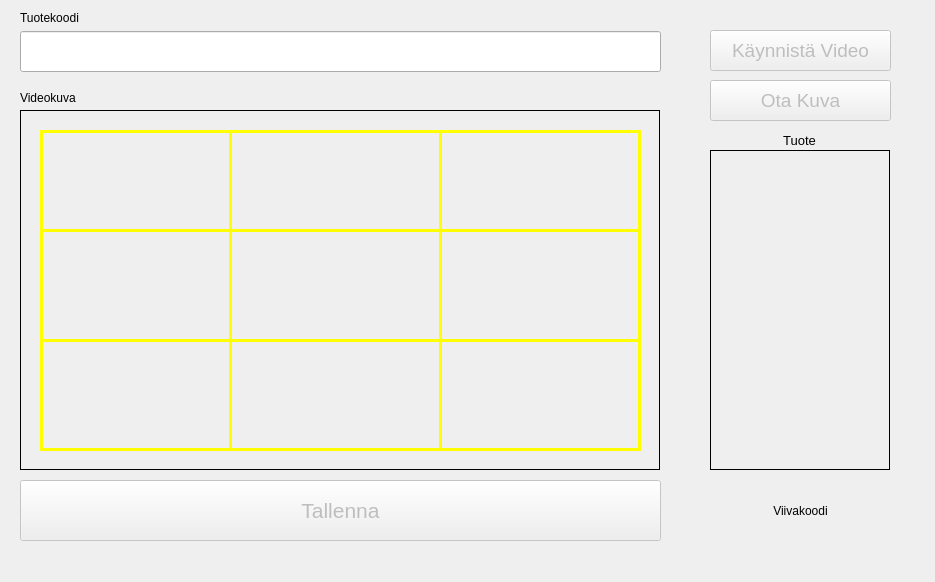
<?xml version="1.0" encoding="UTF-8"?>
<ui version="4.0">
 <class>Form</class>
 <widget class="QWidget" name="Form">
  <property name="geometry">
   <rect>
    <x>0</x>
    <y>0</y>
    <width>935</width>
    <height>582</height>
   </rect>
  </property>
  <property name="windowTitle">
   <string>Form</string>
  </property>
  <widget class="QLabel" name="productImage">
   <property name="geometry">
    <rect>
     <x>20</x>
     <y>110</y>
     <width>640</width>
     <height>360</height>
    </rect>
   </property>
   <property name="toolTip">
    <string>&lt;html&gt;&lt;head/&gt;&lt;body&gt;&lt;p&gt;Videokuva tuotteesta, sovita tuotteen koko siten, että se täyttää koko kehyksen. Nosta kameraa ylöspäin suuria esineitä kuvattaessa ja laske alaspäin pieniä esineitä kuvattaessa.&lt;/p&gt;&lt;/body&gt;&lt;/html&gt;</string>
   </property>
   <property name="frameShape">
    <enum>QFrame::Box</enum>
   </property>
   <property name="text">
    <string/>
   </property>
  </widget>
  <widget class="QPushButton" name="captureButton">
   <property name="enabled">
    <bool>false</bool>
   </property>
   <property name="geometry">
    <rect>
     <x>710</x>
     <y>30</y>
     <width>181</width>
     <height>41</height>
    </rect>
   </property>
   <property name="font">
    <font>
     <pointsize>14</pointsize>
    </font>
   </property>
   <property name="cursor">
    <cursorShape>PointingHandCursor</cursorShape>
   </property>
   <property name="text">
    <string>Käynnistä Video</string>
   </property>
  </widget>
  <widget class="QPushButton" name="stillButton">
   <property name="enabled">
    <bool>false</bool>
   </property>
   <property name="geometry">
    <rect>
     <x>710</x>
     <y>80</y>
     <width>181</width>
     <height>41</height>
    </rect>
   </property>
   <property name="font">
    <font>
     <pointsize>14</pointsize>
    </font>
   </property>
   <property name="cursor">
    <cursorShape>PointingHandCursor</cursorShape>
   </property>
   <property name="text">
    <string>Ota Kuva</string>
   </property>
  </widget>
  <widget class="QLineEdit" name="productId">
   <property name="geometry">
    <rect>
     <x>20</x>
     <y>31</y>
     <width>641</width>
     <height>41</height>
    </rect>
   </property>
   <property name="font">
    <font>
     <pointsize>16</pointsize>
    </font>
   </property>
   <property name="toolTip">
    <string>&lt;html&gt;&lt;head/&gt;&lt;body&gt;&lt;p&gt;Tuotteen koodi: oma tai valmistajan EAN-koodi&lt;/p&gt;&lt;/body&gt;&lt;/html&gt;</string>
   </property>
   <property name="text">
    <string/>
   </property>
  </widget>
  <widget class="QLabel" name="tuotekoodiLabel">
   <property name="geometry">
    <rect>
     <x>20</x>
     <y>10</y>
     <width>81</width>
     <height>16</height>
    </rect>
   </property>
   <property name="text">
    <string>Tuotekoodi</string>
   </property>
  </widget>
  <widget class="QLabel" name="catalogPreview">
   <property name="geometry">
    <rect>
     <x>710</x>
     <y>150</y>
     <width>180</width>
     <height>320</height>
    </rect>
   </property>
   <property name="toolTip">
    <string>Tuotekuvastoon tuleva kuva pienennettynä</string>
   </property>
   <property name="frameShape">
    <enum>QFrame::Box</enum>
   </property>
   <property name="text">
    <string/>
   </property>
  </widget>
  <widget class="QLabel" name="videokuvaLabel">
   <property name="geometry">
    <rect>
     <x>20</x>
     <y>90</y>
     <width>81</width>
     <height>16</height>
    </rect>
   </property>
   <property name="text">
    <string>Videokuva</string>
   </property>
  </widget>
  <widget class="QLabel" name="tuoteLabel">
   <property name="geometry">
    <rect>
     <x>714</x>
     <y>130</y>
     <width>171</width>
     <height>20</height>
    </rect>
   </property>
   <property name="font">
    <font>
     <pointsize>10</pointsize>
    </font>
   </property>
   <property name="text">
    <string>Tuote</string>
   </property>
   <property name="alignment">
    <set>Qt::AlignCenter</set>
   </property>
  </widget>
  <widget class="QLabel" name="bcLabel">
   <property name="geometry">
    <rect>
     <x>710</x>
     <y>480</y>
     <width>181</width>
     <height>61</height>
    </rect>
   </property>
   <property name="toolTip">
    <string>Tuotekuvaston viivakoodi pienennettynä</string>
   </property>
   <property name="text">
    <string>Viivakoodi</string>
   </property>
   <property name="alignment">
    <set>Qt::AlignCenter</set>
   </property>
  </widget>
  <widget class="Line" name="line">
   <property name="geometry">
    <rect>
     <x>40</x>
     <y>220</y>
     <width>601</width>
     <height>20</height>
    </rect>
   </property>
   <property name="styleSheet">
    <string notr="true">color: rgb(255, 255, 0);</string>
   </property>
   <property name="frameShadow">
    <enum>QFrame::Plain</enum>
   </property>
   <property name="lineWidth">
    <number>3</number>
   </property>
   <property name="orientation">
    <enum>Qt::Horizontal</enum>
   </property>
  </widget>
  <widget class="Line" name="line_2">
   <property name="geometry">
    <rect>
     <x>40</x>
     <y>330</y>
     <width>601</width>
     <height>20</height>
    </rect>
   </property>
   <property name="styleSheet">
    <string notr="true">color: rgb(255, 255, 0);</string>
   </property>
   <property name="frameShadow">
    <enum>QFrame::Plain</enum>
   </property>
   <property name="lineWidth">
    <number>3</number>
   </property>
   <property name="orientation">
    <enum>Qt::Horizontal</enum>
   </property>
  </widget>
  <widget class="Line" name="line_3">
   <property name="geometry">
    <rect>
     <x>220</x>
     <y>130</y>
     <width>20</width>
     <height>321</height>
    </rect>
   </property>
   <property name="styleSheet">
    <string notr="true">color: rgb(255, 255, 0);</string>
   </property>
   <property name="frameShadow">
    <enum>QFrame::Plain</enum>
   </property>
   <property name="lineWidth">
    <number>3</number>
   </property>
   <property name="orientation">
    <enum>Qt::Vertical</enum>
   </property>
  </widget>
  <widget class="Line" name="line_4">
   <property name="geometry">
    <rect>
     <x>430</x>
     <y>130</y>
     <width>20</width>
     <height>321</height>
    </rect>
   </property>
   <property name="styleSheet">
    <string notr="true">color: rgb(255, 255, 0);</string>
   </property>
   <property name="frameShadow">
    <enum>QFrame::Plain</enum>
   </property>
   <property name="lineWidth">
    <number>3</number>
   </property>
   <property name="orientation">
    <enum>Qt::Vertical</enum>
   </property>
  </widget>
  <widget class="QFrame" name="viewFinderRect">
   <property name="geometry">
    <rect>
     <x>40</x>
     <y>130</y>
     <width>601</width>
     <height>321</height>
    </rect>
   </property>
   <property name="styleSheet">
    <string notr="true">color: rgb(255, 255, 0);</string>
   </property>
   <property name="frameShape">
    <enum>QFrame::Box</enum>
   </property>
   <property name="frameShadow">
    <enum>QFrame::Plain</enum>
   </property>
   <property name="lineWidth">
    <number>3</number>
   </property>
  </widget>
  <widget class="QPushButton" name="saveToDbButton">
   <property name="enabled">
    <bool>false</bool>
   </property>
   <property name="geometry">
    <rect>
     <x>20</x>
     <y>480</y>
     <width>641</width>
     <height>61</height>
    </rect>
   </property>
   <property name="font">
    <font>
     <pointsize>16</pointsize>
    </font>
   </property>
   <property name="cursor">
    <cursorShape>PointingHandCursor</cursorShape>
   </property>
   <property name="toolTip">
    <string>Tallentaa tuotekuvan ja viivakoodin tietokantaan</string>
   </property>
   <property name="text">
    <string>Tallenna</string>
   </property>
  </widget>
 </widget>
 <tabstops>
  <tabstop>productId</tabstop>
  <tabstop>captureButton</tabstop>
  <tabstop>stillButton</tabstop>
 </tabstops>
 <resources/>
 <connections>
  <connection>
   <sender>productId</sender>
   <signal>textEdited(QString)</signal>
   <receiver>tuoteLabel</receiver>
   <slot>setText(QString)</slot>
   <hints>
    <hint type="sourcelabel">
     <x>151</x>
     <y>48</y>
    </hint>
    <hint type="destinationlabel">
     <x>741</x>
     <y>149</y>
    </hint>
   </hints>
  </connection>
 </connections>
</ui>
